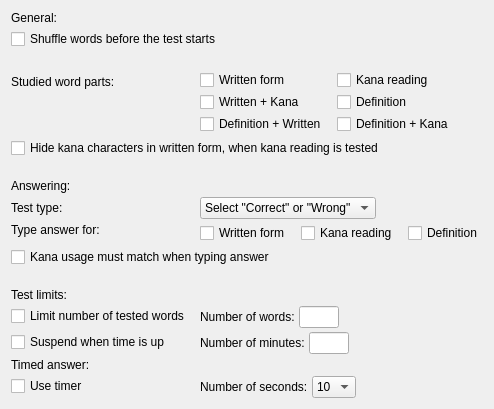
      <widget class="QWidget" name="settingsPage">
       <attribute name="title">
        <string>Study settings</string>
       </attribute>
       <layout class="QFormLayout" name="formLayout">
        <property name="horizontalSpacing">
         <number>10</number>
        </property>
        <property name="verticalSpacing">
         <number>4</number>
        </property>
        <item row="0" column="0" colspan="2">
         <widget class="QLabel" name="label_6">
          <property name="text">
           <string>General:</string>
          </property>
         </widget>
        </item>
        <item row="2" column="1">
         <spacer name="verticalSpacer_5">
          <property name="orientation">
           <enum>Qt::Vertical</enum>
          </property>
          <property name="sizeType">
           <enum>QSizePolicy::Fixed</enum>
          </property>
          <property name="sizeHint" stdset="0">
           <size>
            <width>20</width>
            <height>13</height>
           </size>
          </property>
         </spacer>
        </item>
        <item row="3" column="0">
         <widget class="QLabel" name="label_4">
          <property name="text">
           <string>Studied word parts:</string>
          </property>
         </widget>
        </item>
        <item row="3" column="1">
         <widget class="QWidget" name="widget_4" native="true">
          <property name="sizePolicy">
           <sizepolicy hsizetype="Fixed" vsizetype="Preferred">
            <horstretch>0</horstretch>
            <verstretch>0</verstretch>
           </sizepolicy>
          </property>
          <layout class="QGridLayout" name="gridLayout">
           <property name="leftMargin">
            <number>0</number>
           </property>
           <property name="topMargin">
            <number>0</number>
           </property>
           <property name="rightMargin">
            <number>0</number>
           </property>
           <property name="bottomMargin">
            <number>0</number>
           </property>
           <property name="horizontalSpacing">
            <number>10</number>
           </property>
           <property name="verticalSpacing">
            <number>2</number>
           </property>
           <item row="2" column="1">
            <widget class="QCheckBox" name="askMeaningKanaBox">
             <property name="sizePolicy">
              <sizepolicy hsizetype="Fixed" vsizetype="Fixed">
               <horstretch>0</horstretch>
               <verstretch>0</verstretch>
              </sizepolicy>
             </property>
             <property name="text">
              <string>Definition + Kana</string>
             </property>
            </widget>
           </item>
           <item row="2" column="0">
            <widget class="QCheckBox" name="askMeaningKanjiBox">
             <property name="sizePolicy">
              <sizepolicy hsizetype="Fixed" vsizetype="Fixed">
               <horstretch>0</horstretch>
               <verstretch>0</verstretch>
              </sizepolicy>
             </property>
             <property name="text">
              <string>Definition + Written</string>
             </property>
            </widget>
           </item>
           <item row="1" column="1">
            <widget class="QCheckBox" name="askMeaningBox">
             <property name="sizePolicy">
              <sizepolicy hsizetype="Fixed" vsizetype="Fixed">
               <horstretch>0</horstretch>
               <verstretch>0</verstretch>
              </sizepolicy>
             </property>
             <property name="text">
              <string>Definition</string>
             </property>
            </widget>
           </item>
           <item row="1" column="0">
            <widget class="QCheckBox" name="askKanjiKanaBox">
             <property name="sizePolicy">
              <sizepolicy hsizetype="Fixed" vsizetype="Fixed">
               <horstretch>0</horstretch>
               <verstretch>0</verstretch>
              </sizepolicy>
             </property>
             <property name="text">
              <string>Written + Kana</string>
             </property>
            </widget>
           </item>
           <item row="0" column="0">
            <widget class="QCheckBox" name="askKanjiBox">
             <property name="sizePolicy">
              <sizepolicy hsizetype="Fixed" vsizetype="Fixed">
               <horstretch>0</horstretch>
               <verstretch>0</verstretch>
              </sizepolicy>
             </property>
             <property name="text">
              <string>Written form</string>
             </property>
            </widget>
           </item>
           <item row="0" column="1">
            <widget class="QCheckBox" name="askKanaBox">
             <property name="sizePolicy">
              <sizepolicy hsizetype="Fixed" vsizetype="Fixed">
               <horstretch>0</horstretch>
               <verstretch>0</verstretch>
              </sizepolicy>
             </property>
             <property name="text">
              <string>Kana reading</string>
             </property>
            </widget>
           </item>
          </layout>
         </widget>
        </item>
        <item row="5" column="1">
         <spacer name="verticalSpacer_2">
          <property name="orientation">
           <enum>Qt::Vertical</enum>
          </property>
          <property name="sizeType">
           <enum>QSizePolicy::Fixed</enum>
          </property>
          <property name="sizeHint" stdset="0">
           <size>
            <width>20</width>
            <height>13</height>
           </size>
          </property>
         </spacer>
        </item>
        <item row="6" column="0" colspan="2">
         <widget class="QLabel" name="label_16">
          <property name="text">
           <string>Answering:</string>
          </property>
         </widget>
        </item>
        <item row="7" column="0">
         <widget class="QLabel" name="label_2">
          <property name="text">
           <string>Test type:</string>
          </property>
         </widget>
        </item>
        <item row="7" column="1">
         <widget class="QComboBox" name="answerCBox">
          <property name="sizePolicy">
           <sizepolicy hsizetype="Fixed" vsizetype="Fixed">
            <horstretch>0</horstretch>
            <verstretch>0</verstretch>
           </sizepolicy>
          </property>
          <item>
           <property name="text">
            <string>Select &quot;Correct&quot; or &quot;Wrong&quot;</string>
           </property>
          </item>
          <item>
           <property name="text">
            <string>Select from 5 choices</string>
           </property>
          </item>
          <item>
           <property name="text">
            <string>Select from 8 choices</string>
           </property>
          </item>
         </widget>
        </item>
        <item row="8" column="0">
         <widget class="QLabel" name="label_25">
          <property name="sizePolicy">
           <sizepolicy hsizetype="Fixed" vsizetype="Preferred">
            <horstretch>0</horstretch>
            <verstretch>0</verstretch>
           </sizepolicy>
          </property>
          <property name="text">
           <string>Type answer for:</string>
          </property>
          <property name="alignment">
           <set>Qt::AlignLeading|Qt::AlignLeft|Qt::AlignTop</set>
          </property>
         </widget>
        </item>
        <item row="8" column="1">
         <widget class="QWidget" name="widget" native="true">
          <property name="sizePolicy">
           <sizepolicy hsizetype="Fixed" vsizetype="Fixed">
            <horstretch>0</horstretch>
            <verstretch>0</verstretch>
           </sizepolicy>
          </property>
          <layout class="QGridLayout" name="gridLayout_2">
           <property name="leftMargin">
            <number>0</number>
           </property>
           <property name="topMargin">
            <number>0</number>
           </property>
           <property name="rightMargin">
            <number>0</number>
           </property>
           <property name="bottomMargin">
            <number>0</number>
           </property>
           <property name="horizontalSpacing">
            <number>10</number>
           </property>
           <property name="verticalSpacing">
            <number>2</number>
           </property>
           <item row="0" column="1">
            <widget class="QCheckBox" name="typeKanaBox">
             <property name="sizePolicy">
              <sizepolicy hsizetype="Fixed" vsizetype="Fixed">
               <horstretch>0</horstretch>
               <verstretch>0</verstretch>
              </sizepolicy>
             </property>
             <property name="text">
              <string>Kana reading</string>
             </property>
            </widget>
           </item>
           <item row="0" column="0">
            <widget class="QCheckBox" name="typeKanjiBox">
             <property name="sizePolicy">
              <sizepolicy hsizetype="Fixed" vsizetype="Fixed">
               <horstretch>0</horstretch>
               <verstretch>0</verstretch>
              </sizepolicy>
             </property>
             <property name="text">
              <string>Written form</string>
             </property>
            </widget>
           </item>
           <item row="0" column="2">
            <widget class="QCheckBox" name="typeMeaningBox">
             <property name="sizePolicy">
              <sizepolicy hsizetype="Fixed" vsizetype="Fixed">
               <horstretch>0</horstretch>
               <verstretch>0</verstretch>
              </sizepolicy>
             </property>
             <property name="text">
              <string>Definition</string>
             </property>
            </widget>
           </item>
          </layout>
         </widget>
        </item>
        <item row="10" column="1">
         <spacer name="verticalSpacer">
          <property name="orientation">
           <enum>Qt::Vertical</enum>
          </property>
          <property name="sizeType">
           <enum>QSizePolicy::Fixed</enum>
          </property>
          <property name="sizeHint" stdset="0">
           <size>
            <width>20</width>
            <height>13</height>
           </size>
          </property>
         </spacer>
        </item>
        <item row="11" column="0" colspan="2">
         <widget class="QLabel" name="label_26">
          <property name="text">
           <string>Test limits:</string>
          </property>
         </widget>
        </item>
        <item row="12" column="0">
         <widget class="QCheckBox" name="wordsBox">
          <property name="sizePolicy">
           <sizepolicy hsizetype="Fixed" vsizetype="Fixed">
            <horstretch>0</horstretch>
            <verstretch>0</verstretch>
           </sizepolicy>
          </property>
          <property name="text">
           <string>Limit number of tested words</string>
          </property>
         </widget>
        </item>
        <item row="12" column="1">
         <widget class="QWidget" name="widget_2" native="true">
          <property name="sizePolicy">
           <sizepolicy hsizetype="Fixed" vsizetype="Preferred">
            <horstretch>0</horstretch>
            <verstretch>0</verstretch>
           </sizepolicy>
          </property>
          <layout class="QHBoxLayout" name="horizontalLayout_5">
           <property name="spacing">
            <number>4</number>
           </property>
           <property name="leftMargin">
            <number>0</number>
           </property>
           <property name="topMargin">
            <number>0</number>
           </property>
           <property name="rightMargin">
            <number>0</number>
           </property>
           <property name="bottomMargin">
            <number>0</number>
           </property>
           <item>
            <widget class="QLabel" name="wordLabel">
             <property name="text">
              <string>Number of words:</string>
             </property>
            </widget>
           </item>
           <item>
            <widget class="ZLineEdit" name="wordsEdit">
             <property name="sizePolicy">
              <sizepolicy hsizetype="Fixed" vsizetype="Fixed">
               <horstretch>0</horstretch>
               <verstretch>0</verstretch>
              </sizepolicy>
             </property>
             <property name="maximumSize">
              <size>
               <width>40</width>
               <height>16777215</height>
              </size>
             </property>
             <property name="toolTip">
              <string>Ask at most entered number of words in the test</string>
             </property>
            </widget>
           </item>
          </layout>
         </widget>
        </item>
        <item row="13" column="0">
         <widget class="QCheckBox" name="timeLimitBox">
          <property name="sizePolicy">
           <sizepolicy hsizetype="Fixed" vsizetype="Fixed">
            <horstretch>0</horstretch>
            <verstretch>0</verstretch>
           </sizepolicy>
          </property>
          <property name="text">
           <string>Suspend when time is up</string>
          </property>
         </widget>
        </item>
        <item row="13" column="1">
         <widget class="QWidget" name="widget_6" native="true">
          <property name="sizePolicy">
           <sizepolicy hsizetype="Fixed" vsizetype="Fixed">
            <horstretch>0</horstretch>
            <verstretch>0</verstretch>
           </sizepolicy>
          </property>
          <layout class="QHBoxLayout" name="horizontalLayout_6">
           <property name="spacing">
            <number>4</number>
           </property>
           <property name="leftMargin">
            <number>0</number>
           </property>
           <property name="topMargin">
            <number>0</number>
           </property>
           <property name="rightMargin">
            <number>0</number>
           </property>
           <property name="bottomMargin">
            <number>0</number>
           </property>
           <item>
            <widget class="QLabel" name="minLabel">
             <property name="text">
              <string>Number of minutes:</string>
             </property>
            </widget>
           </item>
           <item>
            <widget class="ZLineEdit" name="timeLimitEdit">
             <property name="sizePolicy">
              <sizepolicy hsizetype="Fixed" vsizetype="Fixed">
               <horstretch>0</horstretch>
               <verstretch>0</verstretch>
              </sizepolicy>
             </property>
             <property name="maximumSize">
              <size>
               <width>40</width>
               <height>16777215</height>
              </size>
             </property>
             <property name="toolTip">
              <string>Suspend test after entered number of minutes</string>
             </property>
            </widget>
           </item>
          </layout>
         </widget>
        </item>
        <item row="14" column="0" colspan="2">
         <widget class="QLabel" name="label_19">
          <property name="sizePolicy">
           <sizepolicy hsizetype="Fixed" vsizetype="Preferred">
            <horstretch>0</horstretch>
            <verstretch>0</verstretch>
           </sizepolicy>
          </property>
          <property name="text">
           <string>Timed answer:</string>
          </property>
         </widget>
        </item>
        <item row="15" column="0">
         <widget class="QCheckBox" name="timerBox">
          <property name="sizePolicy">
           <sizepolicy hsizetype="Fixed" vsizetype="Fixed">
            <horstretch>0</horstretch>
            <verstretch>0</verstretch>
           </sizepolicy>
          </property>
          <property name="toolTip">
           <string>Use a timer when answering each item. If the timer runs out, the answer is rejected</string>
          </property>
          <property name="text">
           <string>Use timer</string>
          </property>
         </widget>
        </item>
        <item row="15" column="1">
         <widget class="QWidget" name="widget_5" native="true">
          <property name="sizePolicy">
           <sizepolicy hsizetype="Fixed" vsizetype="Preferred">
            <horstretch>0</horstretch>
            <verstretch>0</verstretch>
           </sizepolicy>
          </property>
          <layout class="QHBoxLayout" name="horizontalLayout_4">
           <property name="spacing">
            <number>4</number>
           </property>
           <property name="leftMargin">
            <number>0</number>
           </property>
           <property name="topMargin">
            <number>0</number>
           </property>
           <property name="rightMargin">
            <number>0</number>
           </property>
           <property name="bottomMargin">
            <number>0</number>
           </property>
           <item>
            <widget class="QLabel" name="secLabel">
             <property name="text">
              <string>Number of seconds:</string>
             </property>
            </widget>
           </item>
           <item>
            <widget class="QComboBox" name="timerCBox">
             <property name="sizePolicy">
              <sizepolicy hsizetype="Fixed" vsizetype="Fixed">
               <horstretch>0</horstretch>
               <verstretch>0</verstretch>
              </sizepolicy>
             </property>
             <property name="currentText">
              <string notr="true">10</string>
             </property>
             <property name="currentIndex">
              <number>3</number>
             </property>
             <item>
              <property name="text">
               <string notr="true">3</string>
              </property>
             </item>
             <item>
              <property name="text">
               <string notr="true">5</string>
              </property>
             </item>
             <item>
              <property name="text">
               <string notr="true">7</string>
              </property>
             </item>
             <item>
              <property name="text">
               <string notr="true">10</string>
              </property>
             </item>
             <item>
              <property name="text">
               <string notr="true">15</string>
              </property>
             </item>
             <item>
              <property name="text">
               <string notr="true">20</string>
              </property>
             </item>
             <item>
              <property name="text">
               <string notr="true">30</string>
              </property>
             </item>
            </widget>
           </item>
          </layout>
         </widget>
        </item>
        <item row="4" column="0" colspan="2">
         <widget class="QCheckBox" name="hideKanaBox">
          <property name="sizePolicy">
           <sizepolicy hsizetype="Fixed" vsizetype="Fixed">
            <horstretch>0</horstretch>
            <verstretch>0</verstretch>
           </sizepolicy>
          </property>
          <property name="text">
           <string>Hide kana characters in written form, when kana reading is tested</string>
          </property>
         </widget>
        </item>
        <item row="9" column="0" colspan="2">
         <widget class="QCheckBox" name="kanaUsageBox">
          <property name="sizePolicy">
           <sizepolicy hsizetype="Fixed" vsizetype="Fixed">
            <horstretch>0</horstretch>
            <verstretch>0</verstretch>
           </sizepolicy>
          </property>
          <property name="text">
           <string>Kana usage must match when typing answer</string>
          </property>
         </widget>
        </item>
        <item row="1" column="0" colspan="2">
         <widget class="QCheckBox" name="shuffleTestBox">
          <property name="sizePolicy">
           <sizepolicy hsizetype="Fixed" vsizetype="Fixed">
            <horstretch>0</horstretch>
            <verstretch>0</verstretch>
           </sizepolicy>
          </property>
          <property name="toolTip">
           <string>When checked uses an initial random order of studied words</string>
          </property>
          <property name="text">
           <string>Shuffle words before the test starts</string>
          </property>
         </widget>
        </item>
       </layout>
      </widget>
